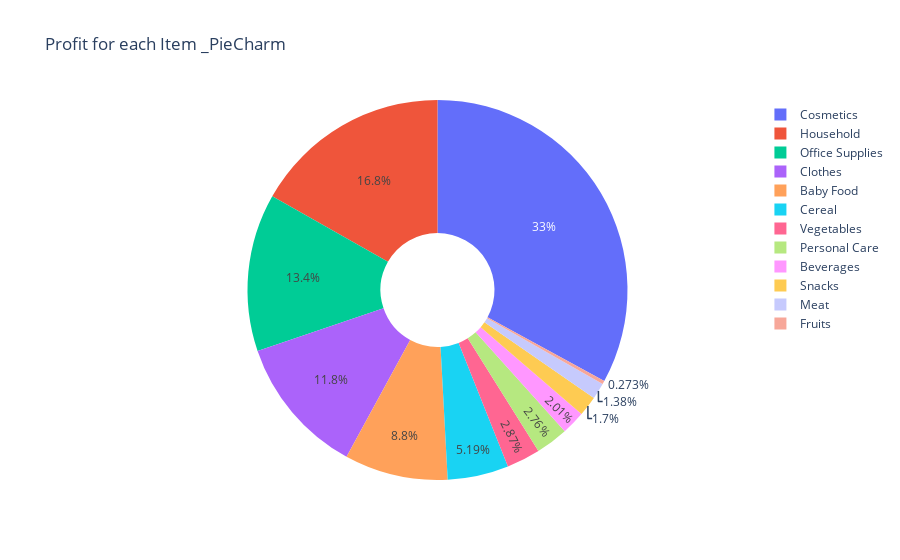

This figure's notebook cell:
### Code cell
item_profit = df2.groupby("Item Type")["Total Profit"].sum().reset_index()
chart=px.pie(item_profit,
             names="Item Type",
             values="Total Profit",
             title="Profit for each Item _PieCharm",
             hole=0.3
             )

chart.show()

### Figure 1 — Plotly figure (JSON) as saved in the notebook; plotly's stock layout.template omitted (floating-point values rounded to 4 significant figures)
{"data": [{"domain": {"x": [0, 1], "y": [0, 1]}, "hole": 0.3, "hovertemplate": "Item Type=%{label}<br>Total Profit=%{value}<extra></extra>", "labels": ["Baby Food", "Beverages", "Cereal", "Clothes", "Cosmetics", "Fruits", "Household", "Meat", "Office Supplies", "Personal Care", "Snacks", "Vegetables"], "legendgroup": "", "name": "", "showlegend": true, "type": "pie", "values": [3887000.0, 888000.0, 2292000.0, 5233000.0, 14560000.0, 120500.0, 7413000.0, 610600.0, 5930000.0, 1221000.0, 751900.0, 1266000.0]}], "layout": {"legend": {"tracegroupgap": 0}, "title": {"text": "Profit for each Item _PieCharm"}}}
